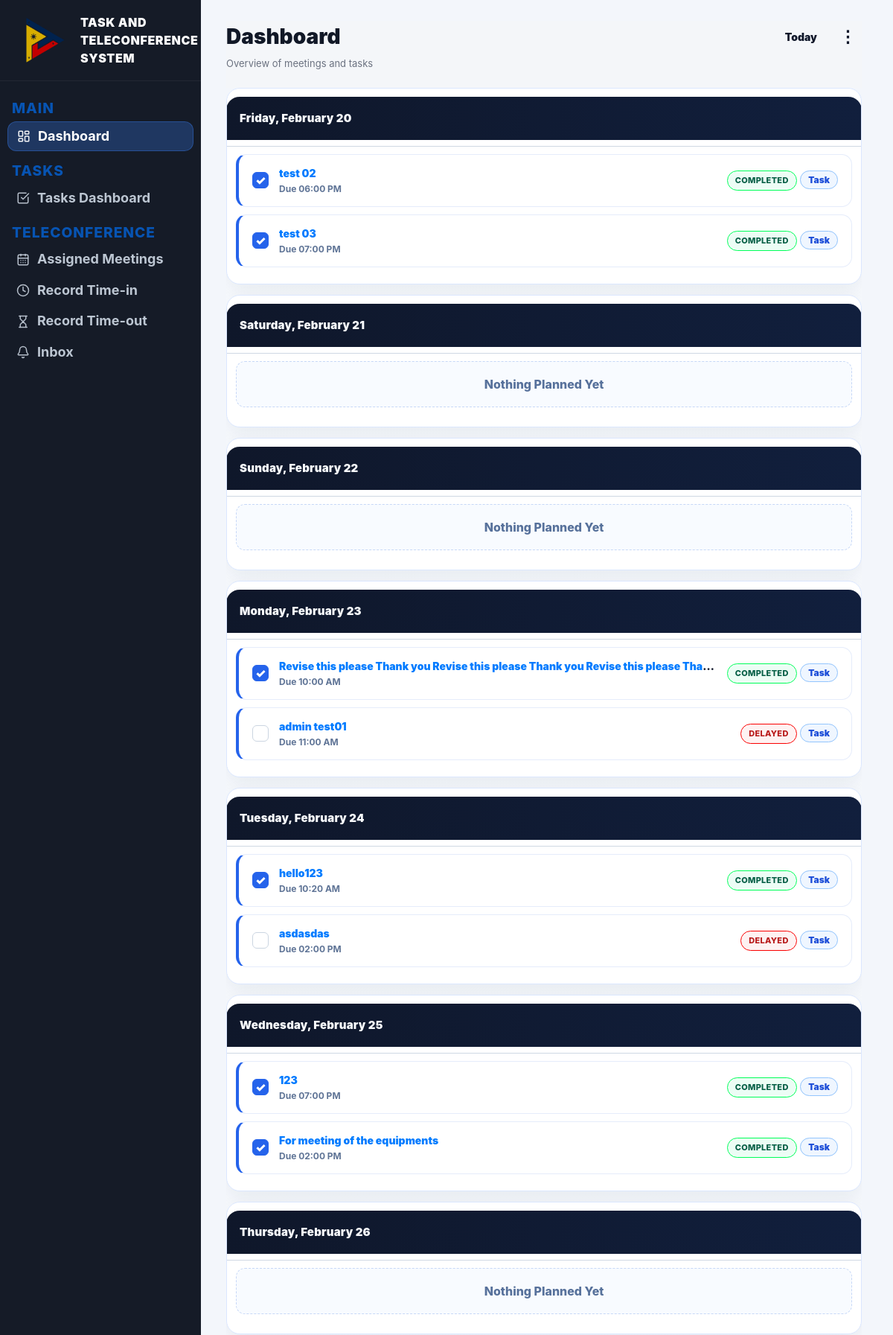
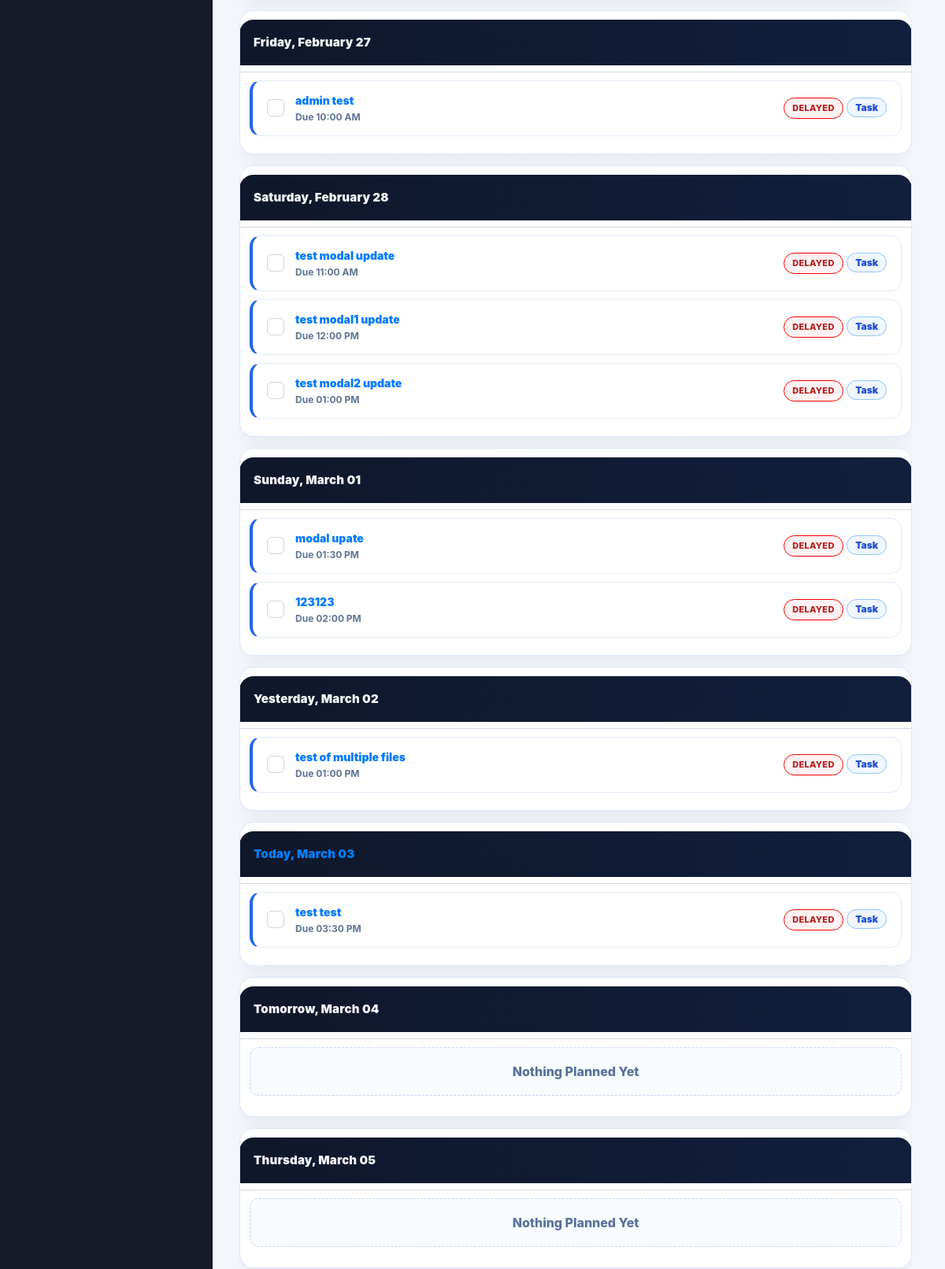
The page /dashboard (signed in, upper part) on the database its author committed (2 pictures, top to bottom).
### website/models.py (models this page shows)
class Task(db.Model):
    id = db.Column(db.Integer, primary_key=True)
    title = db.Column(db.String(200), nullable=False)
    description = db.Column(db.Text)
    assigned_to = db.Column(db.Integer, db.ForeignKey('user.id'))
    assigned_user = db.relationship('User', foreign_keys=[assigned_to])
    status = db.Column(db.String(50), default="assigned")
    priority = db.Column(db.String(20), default="normal")
    deadline = db.Column(db.DateTime)
    file_path = db.Column(db.String(300))
    last_edited_by = db.Column(db.Integer, nullable=True)
    last_edited_at = db.Column(db.DateTime, server_default=func.now(), onupdate=func.now())
    created_at = db.Column(db.DateTime(timezone=True), server_default=func.now())

### website/views.py (the view, shortened to what this page needs)
@views.route('/dashboard')
@login_required
def user_dashboard():
    notifications = Notification.query.filter_by(user_id=current_user.id)\
        .order_by(Notification.created_at.desc()).limit(30).all()
    unread_count = Notification.query.filter_by(user_id=current_user.id, is_read=False).count()
    user_tasks = tasks = Task.query.all()
    now = ph_now()
    tasks_data = []
    for t in user_tasks:
        if not t.deadline:
            continue
        tasks_data.append({
            "id": t.id,
            "title": t.title,
            "status": t.status,
            "due_date": as_ph_naive(t.deadline).date(),                 # IMPORTANT: must be date()
            "due_time": as_ph_naive(t.deadline).strftime("%I:%M %p"),   # optional, for dashboard.html
            "is_delayed": bool(t.status != "completed" and as_ph_naive(t.deadline) < now),
        })
    meetings_data = []
    planned_days = build_planned_days(
        tasks=tasks_data,
        meetings=meetings_data,
        days_back=1,
        days_forward=7
    )
    return render_template(
        "dashboard.html",
        user=current_user,
        notifications=notifications,
        unread_count=unread_count,
        planned_days=planned_days,
        page="dashboard",
    )

### website/views.py (called while the page is built)
def ph_now():
    return datetime.now(timezone.utc).astimezone(PH_TIMEZONE).replace(tzinfo=None)

def ph_today():
    return ph_now().date()

def as_ph_naive(dt):
    if not dt:
        return None
    if dt.tzinfo is None:
        return dt
    return dt.astimezone(PH_TIMEZONE).replace(tzinfo=None)

### website/templates/dashboard.html (shortened to what this page needs)
{% extends "base.html" %}
{% block content %}
<div class="main-inner">
  <div class="dashboard-head">
    <div class="dashboard-head-left">
      <div class="td-title">Dashboard</div>
      <div class="td-sub">Overview of meetings and tasks</div>
    </div>
    <div class="planner-actions-top">
      <a href="{{ url_for('views.user_dashboard', planner_date='today') }}" class="view-mini" id="btnToday">Today</a>
      <div class="view-kebab-wrap">
        <button type="button" class="view-kebab" id="btnViewMenu" aria-label="Choose view mode" aria-expanded="false">⋮</button>
      </div>
    </div>
  </div>
  <div class="planner-wrap" id="plannerWrap">
    {% if planned_days and planned_days|length > 0 %}
      {% for day in planned_days %}
        <div class="day-block" {% if day.date_label == "Today" %}id="todayPlanner"{% endif %}>
          <div class="day-head">
            <div>
              {% if day.date_label == "Today" and day.date_sub %}
                <span class="day-title today-title">Today, {{ day.date_sub }}</span>
              {% else %}
                <span class="day-title">{{ day.date_label }}</span>
              {% endif %}
            </div>
          </div>
          <div class="day-line"></div>
          {% set has_tasks = day.tasks and day.tasks|length > 0 %}
          {% set has_meetings = day.meetings and day.meetings|length > 0 %}
          {% if not has_tasks and not has_meetings %}
            <div class="nothing">Nothing Planned Yet</div>
          {% else %}
            <div class="list-view">
              {% if has_tasks %}
                {% for t in day.tasks %}
                  <div class="plan-row"
                       data-item-type="task"
                       data-task-id="{{ t.id }}"
                       data-status="{{ t.status }}"
                       data-original-status="{{ t.status if t.status != 'completed' else 'in_progress' }}"
                       data-is-delayed="{{ '1' if t.is_delayed else '0' }}">
                    <button type="button"
                            class="plan-check {% if t.status == 'completed' %}is-done{% endif %}"
                            aria-label="Mark complete"
                            data-complete-task="{{ t.id }}"
                            data-original-status="{{ t.status if t.status != 'completed' else 'in_progress' }}">✓</button>
                    <div class="plan-mid">
                      <div class="plan-title">
                        <a class="task-link"
                           data-jump-task="{{ t.id }}"
                           href="{{ url_for('views.task_dashboard') }}?open={{ t.id }}&highlight=1">
                          {{ t.title }}
                        </a>
                      </div>
                      <div class="plan-sub">
                        {% if t.due_time %}Due {{ t.due_time }}{% endif %}
                      </div>
                    </div>
                    <div class="plan-right">
                      {% set status_label = 'COMPLETED' if t.status == 'completed' else ('DELAYED' if t.is_delayed else (t.status|replace("_"," ")|upper)) %}
                      {% set status_class = 'status-completed' if t.status == 'completed' else ('status-delayed' if t.is_delayed else 'status-pending') %}
                      <span class="task-status-pill {{ status_class }}" data-status-pill>{{ status_label }}</span>
                      <span class="pill task">Task</span>
                    </div>
                  </div>
                {% endfor %}
              {% endif %}
            </div>
          {% endif %}
        </div>
      {% endfor %}
    {% endif %}
  </div>
</div>
{% endblock %}

### website/static/styles.css (style rules this page uses)
html, body { height: 100%; }
body { margin: 0; background: #f4f6f9; overflow: hidden; }
.main-inner { height: 100vh; overflow-y: auto; display: flex; flex-direction: column; padding-right: 8px; }
.planner-wrap { flex: 1; overflow-y: auto; width: 100%; margin: 0; padding-right: 0; }
.day-block { padding: 12px 0; border-bottom: 1px solid #e6edf7; }
.day-head { display: grid; grid-template-columns: 260px 1fr; align-items: baseline; gap: 16px; margin-bottom: 6px; }
.day-title { font-weight: 900; font-size: 16px; color: #111827; }
.day-line { border-top: 1px solid #cfd8e3; margin: 8px 0 10px; }
.nothing { display: flex; justify-content: center; align-items: center; text-align: center; padding: 14px 0; color: #6b7280; font-weight: 600; }
.nothing::before { content: ""; }
.pill { font-size: 12px; font-weight: 900; padding: 4px 10px; border-radius: 999px; border: 1px solid #e5e7eb; white-space: nowrap; }
.pill.task { background:#eef6ff; border-color:#bfdbfe; }
.td-title, .td-sub, .td-pills, .td-toolbar { position: static; }
.td-title { position: sticky; top: 0; z-index: 10; font-weight: 900; font-size: 28px; color: #111827; margin: 0; }
.td-sub { color: #6b7280; margin: 6px 0 14px; font-size: 13px; }
.plan-row { display:flex; align-items:center; gap:14px; padding:14px 18px; border-top:1px solid #e8edf6; background:#fff; }
.plan-check { width:22px; height:22px; border-radius:6px; border:1.5px solid #cbd5e1; background:#fff; color:transparent; font-weight:900; line-height:1; display:flex; align-items:center; justify-content:center; cursor:pointer; transition: all .15s ease; flex:0 0 auto; }
.plan-check.is-done { background:#2563eb; border-color:#2563eb; color:#fff; }
.plan-mid { min-width:0; flex:1 1 auto; }
.plan-title { font-weight:800; font-size:15px; color:#0f172a; margin-bottom:2px; white-space:nowrap; overflow:hidden; text-overflow:ellipsis; }
.plan-sub { font-size:12px; color:#64748b; white-space:nowrap; overflow:hidden; text-overflow:ellipsis; }
.plan-right { flex:0 0 auto; }
.pill { font-size:12px; font-weight:800; padding:4px 10px; border-radius:999px; border:1px solid #cbd5e1; background:#f8fafc; color:#0f172a; white-space:nowrap; }
.pill.task { border-color:#93c5fd; background:#eff6ff; color:#1d4ed8; }
.day-block { background:#fff; border:1px solid #e8edf6; border-radius:14px; overflow:hidden; margin-bottom:14px; }
.day-head { padding:14px 16px; display:flex; justify-content:space-between; align-items:center; background:#f8fafc; }
.day-title { font-weight:900; font-size:14px; color:#0f172a; }
.day-line { height:1px; background:#e8edf6; }
.nothing { padding:18px 14px; text-align:center; color:#64748b; font-weight:800; }
.plan-check { width:22px; height:22px; border-radius:6px; border:1.5px solid #cbd5e1; background:#fff; color:transparent; font-weight:900; display:flex; align-items:center; justify-content:center; cursor:pointer; transition: all .15s ease; flex:0 0 auto; }
.plan-title { font-weight:900; font-size:15px; color:#0f172a; margin-bottom:2px; white-space:nowrap; overflow:hidden; text-overflow:ellipsis; }
.pill { font-size:12px; font-weight:900; padding:4px 10px; border-radius:999px; border:1px solid #cbd5e1; background:#f8fafc; color:#0f172a; white-space:nowrap; }
.planner-wrap .list-view { display:block; }
.view-mini { border: none; background: transparent; padding: 8px 14px; border-radius: 999px; font-weight: 900; font-size: 14px; cursor: pointer; transition: all .2s ease; color: #0f172a; }

### rows shown on the page
Task: title "test 02", due_time "06:00 PM", status "COMPLETED"
Task: title "test 03", due_time "07:00 PM", status "COMPLETED"
Task: title "Revise this please Thank you Revise this please Thank you Revise this please Tha…", due_time "10:00 AM", status "COMPLETED"
Task: title "admin test01", due_time "11:00 AM", status_label "DELAYED"
Task: title "hello123", due_time "10:20 AM", status "COMPLETED"
Task: title "asdasdas", due_time "02:00 PM", status_label "DELAYED"
Task: title "123", due_time "07:00 PM", status "COMPLETED"
Task: title "For meeting of the equipments", due_time "02:00 PM", status "COMPLETED"
Task: title "admin test", due_time "10:00 AM", status_label "DELAYED"
Task: title "test modal update", due_time "11:00 AM", status_label "DELAYED"
Task: title "test modal1 update", due_time "12:00 PM", status_label "DELAYED"
Task: title "test modal2 update", due_time "01:00 PM", status_label "DELAYED"
Task: title "modal upate", due_time "01:30 PM", status_label "DELAYED"
Task: title "123123", due_time "02:00 PM", status_label "DELAYED"
Task: title "test of multiple files", due_time "01:00 PM", status_label "DELAYED"
Task: title "test test", due_time "03:30 PM", status_label "DELAYED"

### other values the page prints
{{ day.date_label }} "Friday, February 20" "Saturday, February 21" "Sunday, February 22" "Monday, February 23" "Tuesday, February 24" "Wednesday, February 25" "Thursday, February 26" "Friday, February 27" "Saturday, February 28" "Sunday, March 01" "Yesterday, March 02" "Tomorrow, March 04" "Thursday, March 05"
{{ day.date_sub }} "March 03"
